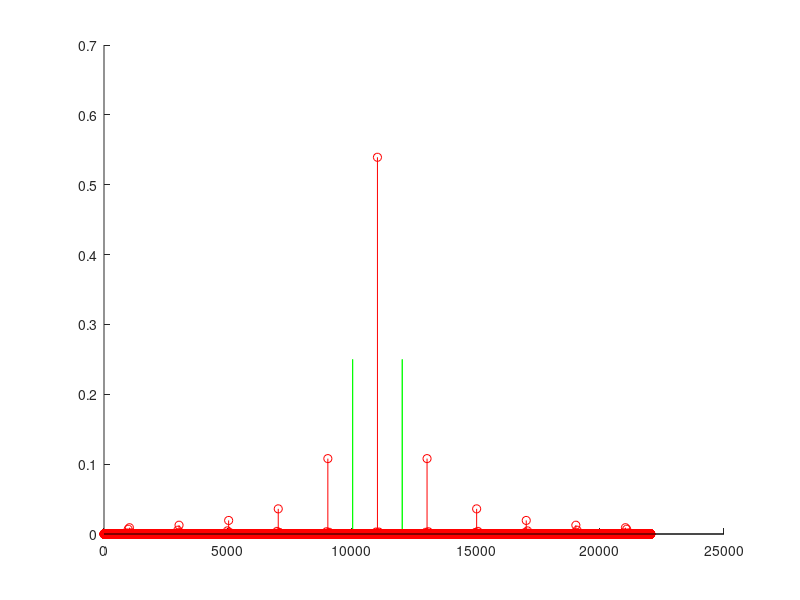

MATLAB code to generate this figure:
clear all;
close all;
clc;

F1 = 2000;
F2 = 2000;
Fs = 44100;
Tmax = 1000/(min(F1,F2));

dt = 1/Fs;
t = 0:dt:Tmax-dt;

s1 = sin(2*pi*F1*t);
s2 = sin(2*pi*F2*t);

s = s1 + s2;
s = s / max(s) * .5;


hold on;
g = s.^2;
g = sqrt(abs(s));
g = g;% - mean(g);
%plot(s);
%plot(g,'g');
plot(abs(fftshift(fft(s)))/length(fft(s)),'g');
stem(abs(fftshift(fft(g)))/length(fft(g)),'r');

soundsc(s,Fs);
soundsc(g,Fs);
